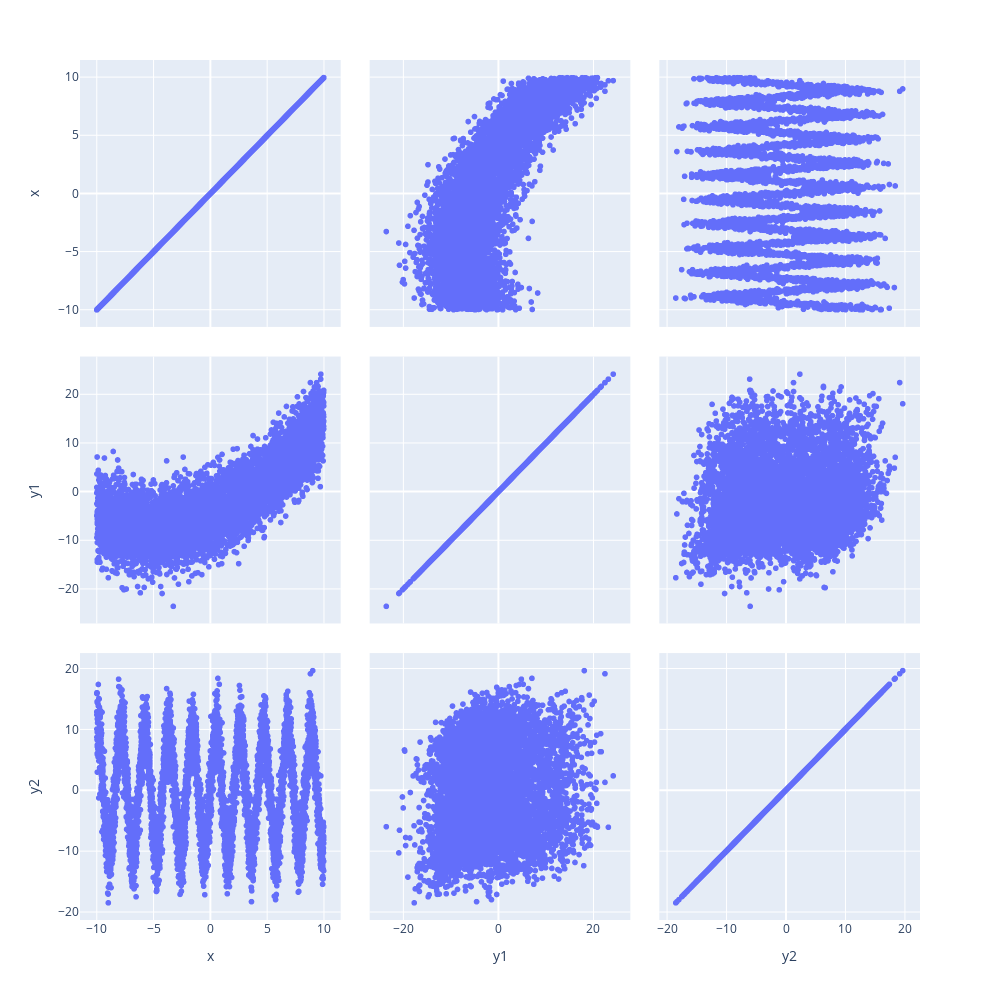

Here is the notebook cell this chart was saved with:
### Code cell
px.scatter_matrix(data_loader.train_data, height=1000, width=1000, labels=['x','y1','y2'])

### Figure 1 — Plotly figure (JSON) as saved in the notebook; plotly's stock layout.template omitted (floating-point values rounded to 4 significant figures; data arrays with more than 128 entries replaced by an {"elided": "..."} marker saying what was removed)
{"data": [{"dimensions": [{"axis": {"matches": true}, "label": "x", "values": {"elided": "6400 float values"}}, {"axis": {"matches": true}, "label": "y1", "values": {"elided": "6400 float values"}}, {"axis": {"matches": true}, "label": "y2", "values": {"elided": "6400 float values"}}], "hoverlabel": {"namelength": 0}, "hovertemplate": "%{xaxis.title.text}=%{x}<br>%{yaxis.title.text}=%{y}", "legendgroup": "", "marker": {"color": "#636efa", "symbol": "circle"}, "name": "", "showlegend": false, "type": "splom"}], "layout": {"dragmode": "select", "height": 1000, "legend": {"tracegroupgap": 0}, "margin": {"t": 60}, "width": 1000, "xaxis": {"autorange": true, "range": [-11.48, 11.47], "type": "linear"}, "xaxis2": {"autorange": true, "range": [-27.09, 27.76], "type": "linear"}, "xaxis3": {"autorange": true, "range": [-21.31, 22.54], "type": "linear"}, "yaxis": {"autorange": true, "range": [-11.48, 11.47], "type": "linear"}, "yaxis2": {"autorange": true, "range": [-27.09, 27.76], "type": "linear"}, "yaxis3": {"autorange": true, "range": [-21.31, 22.54], "type": "linear"}}}
